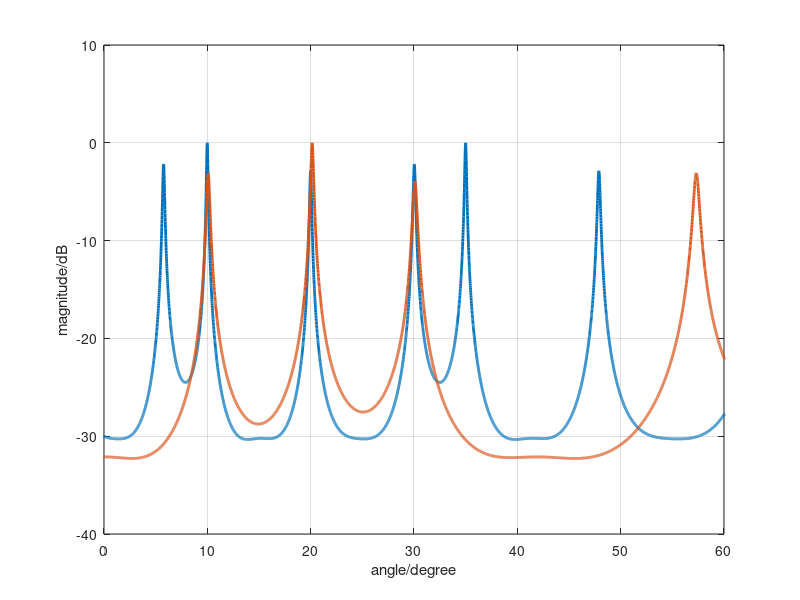

The MATLAB source for this figure:
clear all
close all
clc
derad = pi/180;
radeg = 180/pi;
twpi = 2*pi;
kelm1 = 5;   %子阵1阵元数
kelm2 = 3;   %子阵2阵元数
dd = 0.5;    %阵元间距
n = 100;     %快拍数
snr = 10;    %信噪比
d1 = 0:kelm1*dd:(2*kelm2-1)*kelm1*dd;       %子阵1阵元分布(这里是2×kelm2个阵元)
d2 = 0:kelm2*dd:(kelm1-1)*kelm2*dd;         %子阵2阵元分布
theta = [10 20 30];
iwave = length(theta);                      %目标数
A1=exp(-j*twpi*d1.'*sin(theta*derad));      %子阵1阵元对应的方向矩阵
A2=exp(-j*twpi*d2.'*sin(theta*derad));      %子阵2阵元对应的方向矩阵
S=randn(iwave,n);
X01=A1*S;                                   %接收信号
X02=A2*S;
X1=awgn(X01,snr,'measured');                %加入高斯白噪声
X2=awgn(X02,snr,'measured');
Rxx1=X1*X1'/n;                              %自相关函数
Rxx2=X2*X2'/n;
InvS=inv(Rxx1);
[EV,D]=eig(Rxx1);                           %求矩阵的特征向量和特征值
EVA=diag(D)';
[EVA,I]=sort(EVA);                          %特征值按升序排序
EVA=fliplr(EVA);                            %左右翻转，特征值按降序排序
EV=fliplr(EV(:,I));
InvS1=inv(Rxx2);
[EV1,D1]=eig(Rxx2);
EVA1=diag(D1)';
[EVA1,I1]=sort(EVA1);
EVA1=fliplr(EVA1);
EV1=fliplr(EV1(:,I1));
step=0.01;                                  %步长
Angle=-90:step:90;                          %搜索范围
%子阵1谱函数
for iang=1:length(Angle)
    phim = derad*Angle(iang);
    a=exp(-j*twpi*d1*sin(phim)).';
    L=iwave;
    En=EV(:,L+1:end);                       %噪声子空间
    SP1(iang)=(a'*a)/(a'*En*En'*a);
end
SP1=abs(SP1);
SPmax1=max(SP1);
SP1=10*log10(SP1/SPmax1);
%子阵2谱函数
for iang=1:length(Angle)
    phim=derad*Angle(iang);
    a=exp(-j*twpi*d2*sin(phim)).';
    L=iwave;
    En1=EV1(:,L+1:end);
    SP2(iang)=(a'*a)/(a'*En1*En1'*a);
end
SP2=abs(SP2);
SPmax2=max(SP2);
SP2=10*log10(SP2/SPmax2);
SP=SP1+SP2;
h1=plot(Angle,SP1);            %绘制空间谱函图
set(h1,'Linewidth',2)
hold on
h2=plot(Angle,SP2);
set(h2,'Linewidth',2)
xlabel('angle/degree')
ylabel('magnitude/dB')
axis([0 60 -40 10])
set(gca,'Xtick',[-90:10:90])
grid on








